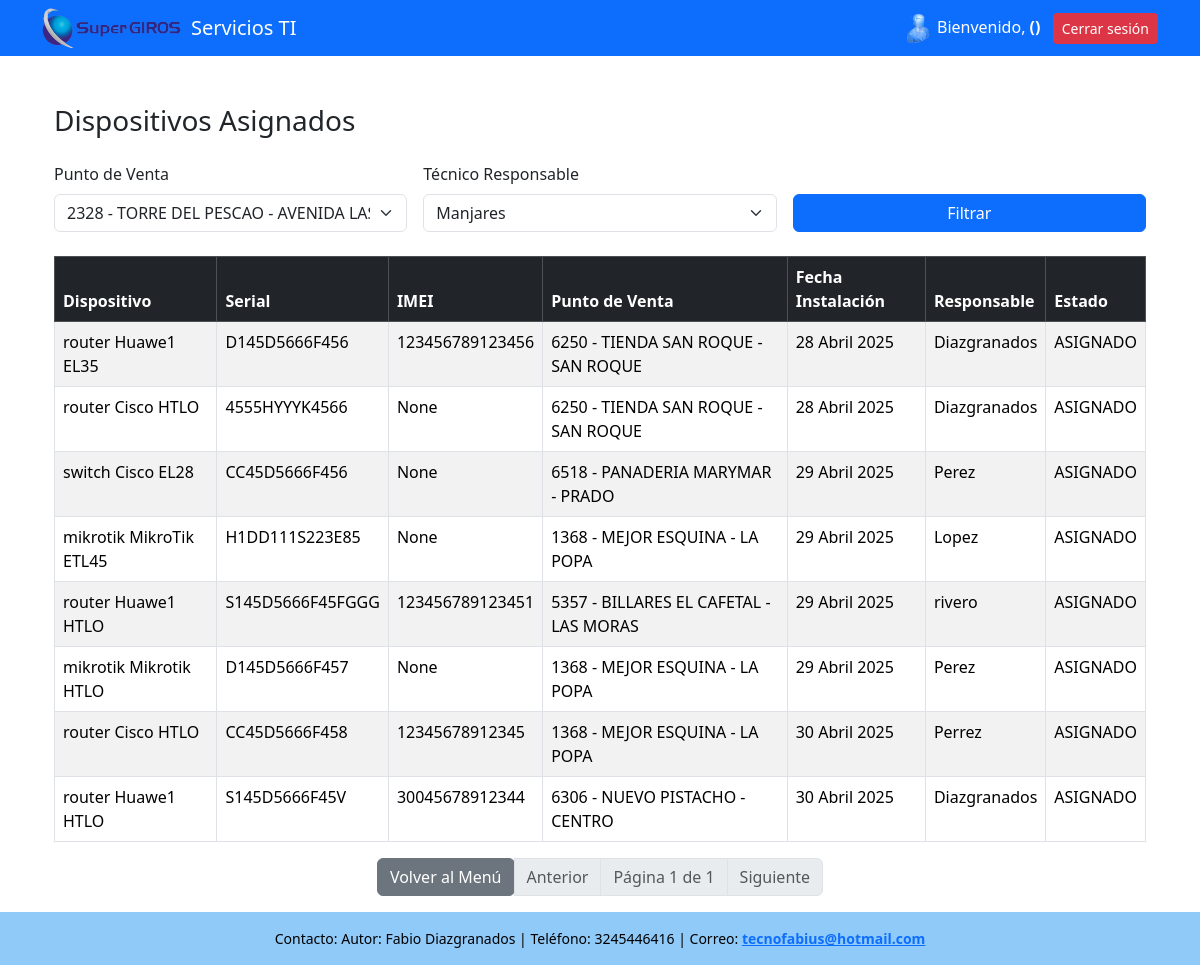
/dispositivos-asignados/ (signed in), run on the app's committed database.
### servicios_ti/models.py (models this page shows, shortened)
class DispositivoPunto(models.Model):
    ESTADO = [
        ('SIN_ASIGNAR', 'SIN_ASIGNAR'),
        ('ASIGNADO', 'ASIGNADO'),
    ]
    dispositivo = models.ForeignKey(Dispositivo, on_delete=models.CASCADE)
    punto_venta = models.ForeignKey(PuntoVenta, on_delete=models.CASCADE)
    fecha_instalacion = models.DateField()
    nombre_responsable = models.ForeignKey(
        Usuario,
        on_delete=models.CASCADE,
        limit_choices_to=Q(rol='tecnico') | Q(rol='comunicaciones') | Q(rol='administrador')
    )
    estado = models.CharField(max_length=100, choices=ESTADO,null=False)

class Dispositivo(models.Model):
    TIPOS = [
        ('router', 'Router'),
        ('mikrotik', 'Mikrotik'),
        ('switch', 'Switch'),
        ('radio', 'Radio')
    ]
    OPERADOR = [
        ('tigo', 'Tigo'),
        ('claro', 'Claro'),
        ('movistar', 'Movistar'),
        ('no', 'No')
    ]
    ESTADO = [
        ('SIN_ASIGNAR', 'SIN_ASIGNAR'),
        ('ASIGNADO', 'ASIGNADO'),
    ]
    tipo = models.CharField(max_length=100, choices=TIPOS)
    marca = models.CharField(max_length=100)
    modelo = models.CharField(max_length=100)
    serial = models.CharField(max_length=100,unique=True)
    imei = models.CharField(max_length=15, unique=True, null=True, blank=True)
    operador = models.CharField(max_length=100, choices=OPERADOR)
    numero_sincard = models.CharField(max_length=15,null=True, blank=True, unique=True)
    descripcion = models.TextField(null=True, blank=True)
    estado = models.CharField(max_length=100, choices= ESTADO)

class PuntoVenta(models.Model):
    objects = None
    MODALIDAD = [
        ('local', 'Local'),
        ('compumovil', 'Compumovil'),
    ]
    numero_punto = models.PositiveIntegerField(unique=True)
    nombre = models.CharField(max_length=255)
    direccion = models.CharField(max_length=255)
    modalidad = models.CharField(max_length=25, choices=MODALIDAD)
    rango_valor = models.PositiveIntegerField()
    zona = models.ForeignKey(Zona, on_delete=models.CASCADE)  # Relación nueva con Zona

class Usuario(models.Model):
    ROLES = [
        ('administrador', 'Administrador'),
        ('tecnico', 'Técnico'),
        ('comunicaciones', 'Comunicaciones')
    ]
    nombre_usuario= models.CharField(max_length=100)
    apellido = models.CharField(max_length=100)
    rol = models.CharField(max_length=50, choices=ROLES)
    password_usuario = models.CharField(max_length=20)
    email = models.EmailField('correo electrónico', unique=True)
    USERNAME_FIELD = 'nombre_usuario'
    REQUIRED_FIELDS = ['username', 'nombre_completo', 'rol']

### servicios_ti/views.py (the view)
# urls.py: path('dispositivos-asignados/', views.dispositivos_asignados, name='dispositivos_asignados'),
def dispositivos_asignados(request):
    if 'usuario_id' not in request.session:
        return redirect('login')
    dispositivos_asignados = DispositivoPunto.objects.select_related(
        'dispositivo', 'punto_venta', 'nombre_responsable'
    )
    punto_venta_id= request.GET.get('punto_venta') or ''
    tecnico_id  = request.GET.get('tecnico') or ''
    if punto_venta_id:
        dispositivos_asignados = dispositivos_asignados.filter(punto_venta__id=punto_venta_id)
    if tecnico_id:
        dispositivos_asignados = dispositivos_asignados.filter(nombre_responsable__id=tecnico_id)
    paginator = Paginator(dispositivos_asignados, 9)  # 9 dispositivos por página
    page_number = request.GET.get('page')
    page_obj = paginator.get_page(page_number)
    puntos_venta = PuntoVenta.objects.all()
    tecnicos = Usuario.objects.filter(rol__in=['tecnico', 'comunicaciones', 'administrador'])
    return render(request, 'dispositivos_asignados.html', {
        'page_obj': page_obj,
        'puntos_venta': puntos_venta,
        'tecnicos': tecnicos
    })

### servicios_ti/templates/dispositivos_asignados.html (shortened to what this page needs)
{% extends "base.html" %}
{% block content %}
<div class="container mt-4">
    <h3 class="mb-4">Dispositivos Asignados</h3>
    <form method="get" class="row g-3 mb-4">
        <div class="col-md-4">
            <label for="punto_venta" class="form-label">Punto de Venta</label>
            <select name="punto_venta" id="punto_venta" class="form-select">
                {% for punto in puntos_venta %}
                    <option value="{{ punto.id }}" {% if request.GET.punto_venta|add:"" == punto.id|add:"" %}selected{% endif %}>
                        {{ punto.numero_punto }} - {{ punto.nombre }}
                    </option>
                {% endfor %}
            </select>
        </div>
        <div class="col-md-4">
            <label for="tecnico" class="form-label">Técnico Responsable</label>
            <select name="tecnico" id="tecnico" class="form-select">
                {% for tecnico in tecnicos %}
                    <option value="{{ tecnico.id }}" {% if request.GET.tecnico|add:"" == tecnico.id|add:"" %}selected{% endif %}>
                        {{ tecnico.nombre }} {{ tecnico.apellido }}
                    </option>
                {% endfor %}
            </select>
        </div>
        <div class="col-md-4 d-flex align-items-end">
            <button type="submit" class="btn btn-primary w-100">Filtrar</button>
        </div>
    </form>
    <table class="table table-bordered table-striped">
        <thead class="table-dark">
            <tr>
                <th>Dispositivo</th>
                <th>Serial</th>
                <th>IMEI</th>
                <th>Punto de Venta</th>
                <th>Fecha Instalación</th>
                <th>Responsable</th>
                <th>Estado</th>
            </tr>
        </thead>
        <tbody>
            {% for asignado in page_obj %}
            <tr>
                <td>{{ asignado.dispositivo.tipo }} {{ asignado.dispositivo.marca }} {{ asignado.dispositivo.modelo }}</td>
                <td>{{ asignado.dispositivo.serial }}</td>
                <td>{{ asignado.dispositivo.imei }}</td>
                <td>{{ asignado.punto_venta.numero_punto }} - {{ asignado.punto_venta.nombre }}</td>
                <td>{{ asignado.fecha_instalacion }}</td>
                <td>{{ asignado.nombre_responsable.nombre }} {{ asignado.nombre_responsable.apellido }}</td>
                <td>{{ asignado.estado }}</td>
            </tr>
            {% empty %}
            <tr><td colspan="7" class="text-center">No hay dispositivos asignados con los filtros seleccionados.</td></tr>
            {% endfor %}
        </tbody>
    </table>
    <div class="d-flex justify-content-center">
        <nav>
            <ul class="pagination">
                <a href="{% url 'menu' %}" class="btn btn-secondary">Volver al Menú</a>
                {% if page_obj.has_previous %}
                    <li class="page-item">
                        <a class="page-link" href="?page={{ page_obj.previous_page_number }}{% if request.GET.punto_venta %}&punto_venta={{ request.GET.punto_venta }}{% endif %}{% if request.GET.tecnico %}&tecnico={{ request.GET.tecnico }}{% endif %}">Anterior</a>
                    </li>
                {% else %}
                    <li class="page-item disabled"><span class="page-link">Anterior</span></li>
                {% endif %}
                <li class="page-item disabled">
                    <span class="page-link">Página {{ page_obj.number }} de {{ page_obj.paginator.num_pages }}</span>
                </li>
                {% if page_obj.has_next %}
                    <li class="page-item">
                        <a class="page-link" href="?page={{ page_obj.next_page_number }}{% if request.GET.punto_venta %}&punto_venta={{ request.GET.punto_venta }}{% endif %}{% if request.GET.tecnico %}&tecnico={{ request.GET.tecnico }}{% endif %}">Siguiente</a>
                    </li>
                {% else %}
                    <li class="page-item disabled"><span class="page-link">Siguiente</span></li>
                {% endif %}
            </ul>
        </nav>
    </div>
</div>
{% endblock %}

### servicios_ti/templates/base.html (style rules this page uses)
html, body { height: 100%; margin: 0; }

### data on the page
DispositivoPunto: dispositivo.tipo "router", dispositivo.marca "Huawe1", dispositivo.modelo "EL35", dispositivo.serial "D145D5666F456", dispositivo.imei "123456789123456", punto_venta.numero_punto "6250", punto_venta.nombre "TIENDA SAN ROQUE - SAN ROQUE", fecha_instalacion "28 Abril 2025", nombre_responsable.apellido "Diazgranados", estado "ASIGNADO"
DispositivoPunto: dispositivo.tipo "router", dispositivo.marca "Cisco", dispositivo.modelo "HTLO", dispositivo.serial "4555HYYYK4566", dispositivo.imei "None", punto_venta.numero_punto "6250", punto_venta.nombre "TIENDA SAN ROQUE - SAN ROQUE", fecha_instalacion "28 Abril 2025", nombre_responsable.apellido "Diazgranados", estado "ASIGNADO"
DispositivoPunto: dispositivo.tipo "switch", dispositivo.marca "Cisco", dispositivo.modelo "EL28", dispositivo.serial "CC45D5666F456", dispositivo.imei "None", punto_venta.numero_punto "6518", punto_venta.nombre "PANADERIA MARYMAR - PRADO", fecha_instalacion "29 Abril 2025", nombre_responsable.apellido "Perez", estado "ASIGNADO"
DispositivoPunto: dispositivo.tipo "mikrotik", dispositivo.marca "MikroTik", dispositivo.modelo "ETL45", dispositivo.serial "H1DD111S223E85", dispositivo.imei "None", punto_venta.numero_punto "1368", punto_venta.nombre "MEJOR ESQUINA - LA POPA", fecha_instalacion "29 Abril 2025", nombre_responsable.apellido "Lopez", estado "ASIGNADO"
DispositivoPunto: dispositivo.tipo "router", dispositivo.marca "Huawe1", dispositivo.modelo "HTLO", dispositivo.serial "S145D5666F45FGGG", dispositivo.imei "123456789123451", punto_venta.numero_punto "5357", punto_venta.nombre "BILLARES EL CAFETAL - LAS MORAS", fecha_instalacion "29 Abril 2025", nombre_responsable.apellido "rivero", estado "ASIGNADO"
DispositivoPunto: dispositivo.tipo "mikrotik", dispositivo.marca "Mikrotik", dispositivo.modelo "HTLO", dispositivo.serial "D145D5666F457", dispositivo.imei "None", punto_venta.numero_punto "1368", punto_venta.nombre "MEJOR ESQUINA - LA POPA", fecha_instalacion "29 Abril 2025", nombre_responsable.apellido "Perez", estado "ASIGNADO"
DispositivoPunto: dispositivo.tipo "router", dispositivo.marca "Cisco", dispositivo.modelo "HTLO", dispositivo.serial "CC45D5666F458", dispositivo.imei "12345678912345", punto_venta.numero_punto "1368", punto_venta.nombre "MEJOR ESQUINA - LA POPA", fecha_instalacion "30 Abril 2025", nombre_responsable.apellido "Perrez", estado "ASIGNADO"
DispositivoPunto: dispositivo.tipo "router", dispositivo.marca "Huawe1", dispositivo.modelo "HTLO", dispositivo.serial "S145D5666F45V", dispositivo.imei "30045678912344", punto_venta.numero_punto "6306", punto_venta.nombre "NUEVO PISTACHO - CENTRO", fecha_instalacion "30 Abril 2025", nombre_responsable.apellido "Diazgranados", estado "ASIGNADO"

### other printed values
{{ page_obj.number }} "1"
{{ page_obj.paginator.num_pages }} "1"
form field punto_venta "2328 - TORRE DEL PESCAO - AVENIDA LAS TORRES"
form field tecnico "Manjares"
